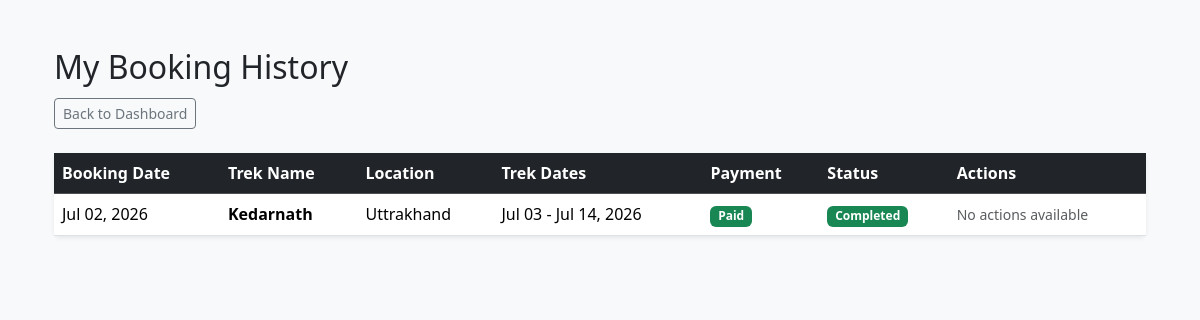
Page /trekker/history (signed in) on the earlier database version.
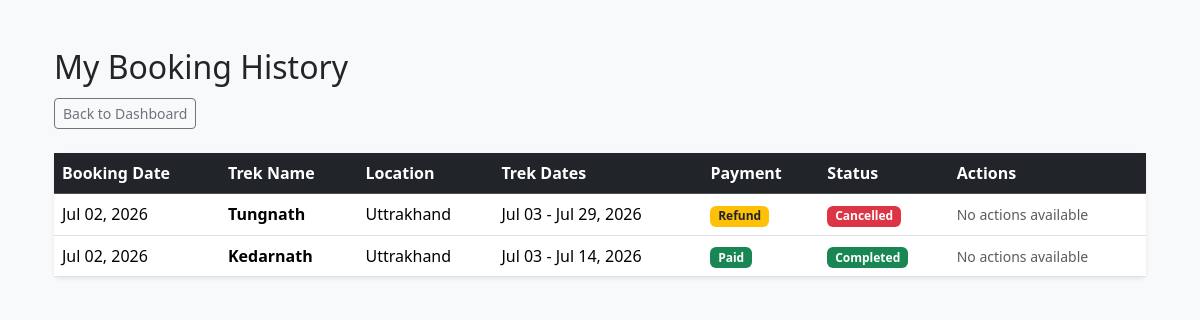
Same page on the later database version.
### app/models.py (models this page shows)
class Booking(db.Model):
    __tablename__ = 'bookings'
    id = db.Column(db.Integer, primary_key=True)
    user_id = db.Column(db.Integer, db.ForeignKey('users.id'), nullable=False)
    trek_id = db.Column(db.Integer, db.ForeignKey('treks.id'), nullable=False)
    booking_status = db.Column(db.String(20), default='Confirmed')
    payment_status = db.Column(db.String(20), default='Pending')
    booking_date = db.Column(db.DateTime, default=lambda: datetime.now(timezone.utc)) # using datetime.now(timezone.utc) with lambda, this will act as a function and every time a new row is inserted it will automatically take the correct time

class Trek(db.Model):
    __tablename__ = "treks"
    id = db.Column(db.Integer, primary_key=True)
    trek_name = db.Column(db.String(200), nullable=False)
    assigned_staff_id = db.Column(db.Integer, db.ForeignKey('users.id'), nullable=False)
    location = db.Column(db.String(100), nullable=False)
    difficulty = db.Column(db.String(50), nullable=False)
    duration = db.Column(db.Integer, nullable=False)
    available_slots = db.Column(db.Integer, nullable=False)
    status = db.Column(db.String(30), nullable=False)
    start_date = db.Column(db.DateTime, nullable=False)
    end_date = db.Column(db.DateTime, nullable=False)
    bookings = db.relationship('Booking', backref='trek', lazy=True, cascade='all, delete-orphan')
    assigned_staff = db.relationship('User', foreign_keys=[assigned_staff_id])

### app/routes/trekker.py (the view)
@trekker_bp.route('/history')
def booking_history():
    user_bookings = models.Booking.query.filter_by(user_id=session['user_id']).order_by(models.Booking.booking_date.desc()).all()
    return render_template('/trekker/booking_history/booking_history.html', bookings=user_bookings)

### app/routes/trekker.py (called while the page is built)
@trekker_bp.before_request
def trekker_access():
    if 'user_id' not in session:
        flash("Please Login first", "danger")
        return redirect(url_for('auth.login'))
    if session.get('role') != 'Trekker':
        flash("Access Denied you are not a trekker", "danger")
        return redirect(url_for('auth.login'))

### app/templates/trekker/booking_history/booking_history.html (shortened to what this page needs)
{% extends "base.html" %}
{% block content %}
<div class="container mt-4">
    <div class="row mb-4">
        <div class="col-12">
            <h2 class="mb-1">My Booking History</h2>
            <a href="{{ url_for('trekker.trekker_dashboard') }}" class="btn btn-outline-secondary btn-sm mt-2">Back to Dashboard</a>
        </div>
    </div>
    <div class="card shadow-sm border-0">
        <div class="card-body p-0">
            <div class="table-responsive">
                <table class="table table-hover mb-0">
                    <thead class="table-dark">
                        <tr>
                            <th>Booking Date</th>
                            <th>Trek Name</th>
                            <th>Location</th>
                            <th>Trek Dates</th>
                            <th>Payment</th>
                            <th>Status</th>
                            <th>Actions</th>
                        </tr>
                    </thead>
                    <tbody>
                        {% for booking in bookings %}
                        <tr>
                             <td class="align-middle">{{ booking.booking_date.strftime('%b %d, %Y') }}</td>
                            <td class="align-middle fw-bold">{{ booking.trek.trek_name }}</td>
                            <td class="align-middle">{{ booking.trek.location }}</td>
                            <td class="align-middle">
                                {{ booking.trek.start_date.strftime('%b %d') }} - {{ booking.trek.end_date.strftime('%b %d, %Y') }}
                            </td>
                            <td class="align-middle">
                                {% if booking.payment_status == 'Completed' %}
                                    <span class="badge bg-success"> Paid</span>
                                {% elif booking.payment_status == 'Refund' %}
                                    <span class="badge bg-warning text-dark">Refund</span>
                                {% elif booking.payment_status == 'Forfeited' %}
                                    <span class="badge bg-danger text-white">Forfeited</span>
                                {% else %}
                                    <span class="badge bg-warning text-dark">Pending</span>
                                {% endif %}
                            </td>
                            <td class="align-middle">
                                {% if booking.booking_status == 'Confirmed' %}
                                    <span class="badge bg-primary">Confirmed</span>
                                {% elif booking.booking_status == 'Cancelled' %}
                                    <span class="badge bg-danger">Cancelled</span>
                                {% elif booking.booking_status == 'Completed' %}
                                    <span class="badge bg-success">Completed</span>
                                {% else %}
                                    <span class="badge bg-secondary">{{ booking.booking_status }}</span>
                                {% endif %}
                            </td>
                            <td class="align-middle">
                                {% if booking.booking_status == 'Confirmed' and booking.trek.status == 'Upcoming' %}
                                    <form action="{{ url_for('trekker.cancel_booking', booking_id=booking.id) }}" method="POST">
                                        <button type="submit" class="btn btn-sm btn-outline-danger">Cancel</button>
                                    </form>
                                {% else %}
                                    <span class="text-muted small">No actions available</span>
                                {% endif %}
                            </td>
                        </tr>
                        {% endfor %}
                    </tbody>
                </table>
            </div>
        </div>
    </div>
</div>
{% endblock %}

Differences in the rows shown:
added Booking: booking_date "Jul 02, 2026", trek.trek_name "Tungnath", trek.location "Uttrakhand", trek.start_date "Jul 03", trek.end_date "Jul 29, 2026", payment_status "Refund", booking_status "Cancelled"
